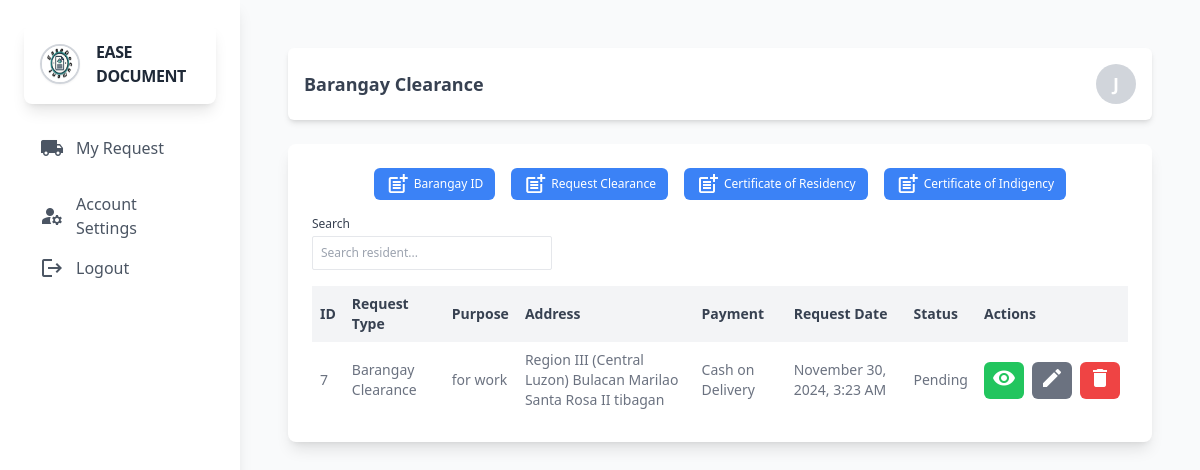
Page /resident/MyRequest.php (signed in) on the earlier database version.
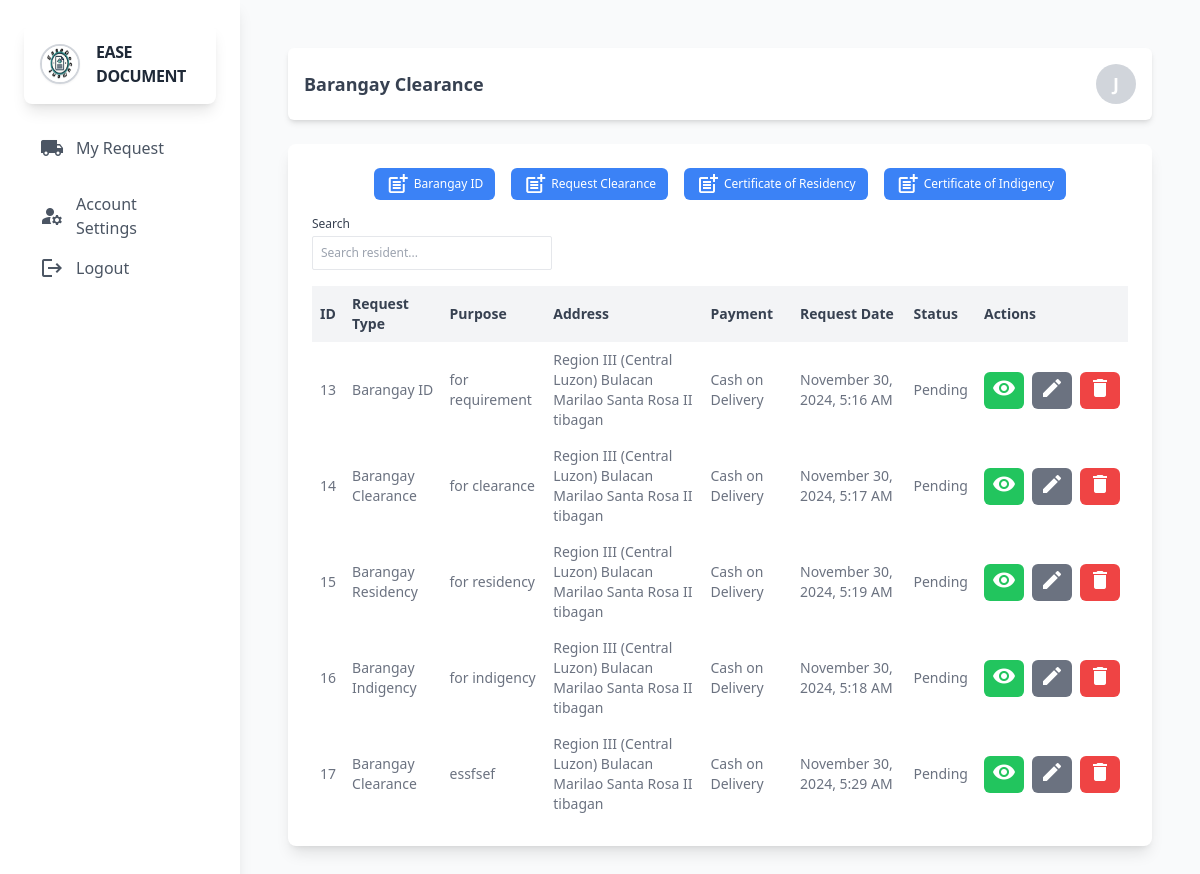
Same page on the later database version.
### tables this page shows
CREATE TABLE `centralize_request` (
  `cr_id` int(11) NOT NULL,
  `cr_code` varchar(60) NOT NULL,
  `cr_1X1_pic` varchar(255) DEFAULT NULL,
  `cr_Signature` varchar(255) DEFAULT NULL,
  `cr_purpose` text NOT NULL,
  `cr_price` decimal(10,2) NOT NULL,
  `cr_shipping_fee` decimal(10,3) NOT NULL,
  `cr_total` decimal(10,3) NOT NULL,
  `cr_address` varchar(255) NOT NULL,
  `cr_payment` varchar(60) NOT NULL,
  `cr_validId` varchar(255) NOT NULL,
  `cr_proofResidency` varchar(255) DEFAULT NULL,
  `cr_r_id` int(11) NOT NULL,
  `cr_formtype` varchar(60) NOT NULL,
  `cr_request_date` timestamp NOT NULL DEFAULT current_timestamp() ON UPDATE current_timestamp(),
  `cr_status` varchar(60) NOT NULL DEFAULT 'Pending'
);

### resident/backend/db.php (called while the page is built, shortened)
<?php
class db_connect
{
    public $host = db_host;
    public $user = db_user;
    public $pass = db_pass;
    public $name = db_name;
    public function connect()
    {
        try {
            $this->conn = new mysqli($this->host, $this->user, $this->pass, $this->name);
        } catch (\Throwable $th) {
            header("Location:setup.php");
        }
    }
}

### resident/backend/class.php (called while the page is built, shortened)
<?php
include ('db.php');
class global_class extends db_connect
{
    public function fetch_all_clearance_request($r_id){
        $query = "SELECT * FROM centralize_request WHERE cr_r_id = '$r_id'";
        $result = $this->conn->query($query);
        $items = [];
        if ($result && $result->num_rows > 0) {
            while ($row = $result->fetch_assoc()) {
                $items[] = $row;
            }
        }
        return $items;
    }
}
?>

### resident/backend/end-points/request_list.php (the view)
<?php
$fetch_all_clearance_request = $db->fetch_all_clearance_request($r_id);
if ($fetch_all_clearance_request): ?>
    <?php foreach ($fetch_all_clearance_request as $request):
       if($request['cr_status']=='Pending'){
        $editFunction = "";
        $tailwindclassEdit = "bg-gray-500 text-white py-1 px-2 text-sm rounded-md hover:bg-gray-600 focus:outline-none focus:ring-2 focus:ring-gray-400 focus:ring-opacity-75";
        $tailwindclassCancel = "bg-red-500 text-white py-1 px-2 text-sm rounded-md hover:bg-red-600 focus:outline-none focus:ring-2 focus:ring-red-400 focus:ring-opacity-75";
        } else {
        $requestStatus = "Declined";
        $editFunction = "disabled";
        $tailwindclassEdit = "bg-gray-300 text-white py-1 px-2 text-sm rounded-md";
        $tailwindclassCancel = "bg-red-300 text-white py-1 px-2 text-sm rounded-md";
       }
        ?>
      <tr>
    <td class="p-2"><?= $request['cr_id']; ?></td>
    <td class="p-2"><?= $request['cr_formtype']; ?></td>
    <td class="p-2"><?= $request['cr_purpose']; ?></td>
    <td class="p-2"><?= $request['cr_address']; ?></td>
    <td class="p-2"><?= $request['cr_payment']; ?></td>
    <td class="p-2">
        <?= (new DateTime($request['cr_request_date']))->format('F j, Y, g:i A'); ?>
    </td>
    <td class="p-2"><?= $request['cr_status']; ?></td>
    <td class="p-2">
        <div class="overflow-x-auto whitespace-nowrap">
            <div class="inline-flex gap-2">
                <button class="viewResidentModal bg-green-500 text-white py-1 px-2 text-sm rounded-md hover:bg-green-600 focus:outline-none focus:ring-2 focus:ring-green-400 focus:ring-opacity-75">
                    <span class="material-icons text-sm">visibility</span>
                </button>
                <button <?=$editFunction?> class="<?=$tailwindclassEdit?>">
                    <span class="material-icons text-sm" >edit</span>
                </button>
                <button <?=$editFunction?> class="<?=$tailwindclassCancel?>">
                    <span class="material-icons text-sm">delete</span>
                </button>
            </div>
        </div>
    </td>
</tr>
    <?php endforeach; ?>
<?php else: ?>
    <tr>
        <td colspan="5" class="p-2">No record found.</td>
    </tr>
<?php endif; ?>

### resident/components/header.php (shortened to what this page needs)
<?php
include('backend/class.php');
$db = new global_class();
?>
<!DOCTYPE html>
<html lang="en">
<head>
  <script src="https://cdn.tailwindcss.com"></script>
  <link rel="stylesheet" href="https://cdnjs.cloudflare.com/ajax/libs/AlertifyJS/1.13.1/css/alertify.css" />
</head>
<body class="bg-gray-100 font-sans antialiased">
  <div class="min-h-screen flex flex-col lg:flex-row">
<aside id="sidebar" class="bg-white shadow-lg w-64 lg:w-1/5 xl:w-1/6 p-6 space-y-6 lg:static fixed inset-y-0 left-0 z-50 transform -translate-x-full lg:translate-x-0 transition-transform duration-300 ease-in-out">
  <div class="flex items-center space-x-4 p-4 bg-white rounded-lg shadow-lg hover:shadow-xl transition-shadow duration-300">
  <img src="../assets/logo.jpeg" alt="Logo" class="w-10 h-10 rounded-full border-2 border-gray-300 shadow-sm transform transition-transform duration-300 hover:scale-105">
  <h1 class="text-1xl font-bold text-gray-800 tracking-tight text-left lg:text-left hover:text-indigo-600 transition-colors duration-300">EASE DOCUMENT</h1>
</div>
  <nav class="space-y-4 text-left lg:text-left">
      <a href="MyRequest.php" class="flex items-center lg:justify-start space-x-3 text-gray-600 hover:text-blue-500 hover:bg-gray-100 px-4 py-2 rounded-md transition-all duration-300">
          <span class="material-icons">local_shipping</span>
          <span>My Request</span>
      </a>
      <a href="return.php" class="flex items-center lg:justify-start space-x-3 text-gray-600 hover:text-blue-500 hover:bg-gray-100 px-4 py-2 rounded-md transition-all duration-300">
      <span class="material-icons">manage_accounts</span>
          <span>Account Settings</span>
      </a>
      <a href="logout.php">
          <button class="flex items-center lg:justify-start  space-x-3 text-gray-600 hover:text-red-500 hover:bg-gray-100 px-4 py-2 rounded-md transition-all duration-300">
              <span class="material-icons">logout</span>
              <span>Logout</span>
          </button>
        </a>
  </nav>
</aside>
    <main class="flex-1 bg-gray-50 p-8 lg:p-12">

### resident/MyRequest.php (shortened to what this page needs)
<?php
include "components/header.php";
?>
<div class="flex justify-between items-center bg-white p-4 mb-6 rounded-md shadow-md">
    <h2 class="text-lg font-semibold text-gray-700">Barangay Clearance</h2>
    <div class="w-10 h-10 bg-gray-300 rounded-full flex items-center justify-center text-lg font-bold text-white">
        <?php
        echo substr(ucfirst($_SESSION['r_fname']), 0, 1);
        ?>
    </div>
</div>
<div class="bg-white rounded-lg shadow-lg p-6">
   <div class="mb-4 flex items-center justify-center space-x-4">
   <button id="OpenBrgyIdModal" class="bg-blue-500 text-white py-1 px-3 text-xs rounded-md flex items-center hover:bg-blue-600 transition duration-300">
        <span class="material-icons mr-1 text-sm">post_add</span>
        Barangay ID
    </button>
    <button id="OpenClearanceModal" class="bg-blue-500 text-white py-1 px-3 text-xs rounded-md flex items-center hover:bg-blue-600 transition duration-300">
        <span class="material-icons mr-1 text-sm">post_add</span>
        Request Clearance
    </button>
    <button id="OpenResidencyModal" class="bg-blue-500 text-white py-1 px-3 text-xs rounded-md flex items-center hover:bg-blue-600 transition duration-300">
        <span class="material-icons mr-1 text-sm">post_add</span>
        Certificate of Residency
    </button>
    <button id="OpenIndigencyModal" class="bg-blue-500 text-white py-1 px-3 text-xs rounded-md flex items-center hover:bg-blue-600 transition duration-300">
        <span class="material-icons mr-1 text-sm">post_add</span>
        Certificate of Indigency
    </button>
</div>
    <div class="mb-4">
       <label for="searchInput" class="block text-xs text-gray-700 mb-1">Search</label>
       <input type="text" id="searchInput" class="p-2 border rounded-sm text-xs w-60" placeholder="Search resident...">
   </div>
    <div class="overflow-x-auto">
        <table id="userTable" class="display table-auto w-full text-sm text-left text-gray-500 dark:text-gray-400">
            <thead class="bg-gray-100 text-gray-700">
                <tr>
                    <th class="p-2">ID</th>
                    <th class="p-2">Request Type</th>
                    <th class="p-2">Purpose</th>
                    <th class="p-2">Address</th>
                    <th class="p-2">Payment</th>
                    <th class="p-2">Request Date</th>
                    <th class="p-2">Status</th>
                    <th class="p-2">Actions</th>
                </tr>
            </thead>
            <tbody>
                <?php include "backend/end-points/request_list.php"; ?>
            </tbody>
        </table>
    </div>
</div>
<?php include "components/footer.php";?>

### resident/components/footer.php (shortened to what this page needs)
 </main>
</div>
</body>
</html>

Differences in the rows shown:
removed centralize_request: cr_id "7", cr_formtype "Barangay Clearance", cr_purpose "for work", cr_address "Region III (Central Luzon) Bulacan Marilao Santa Rosa II tibagan", cr_payment "Cash on Delivery", cr_request_date "November 30, 2024, 3:23 AM", cr_status "Pending"
added centralize_request: cr_id "13", cr_formtype "Barangay ID", cr_purpose "for requirement", cr_address "Region III (Central Luzon) Bulacan Marilao Santa Rosa II tibagan", cr_payment "Cash on Delivery", cr_request_date "November 30, 2024, 5:16 AM", cr_status "Pending"
added centralize_request: cr_id "14", cr_formtype "Barangay Clearance", cr_purpose "for clearance", cr_address "Region III (Central Luzon) Bulacan Marilao Santa Rosa II tibagan", cr_payment "Cash on Delivery", cr_request_date "November 30, 2024, 5:17 AM", cr_status "Pending"
added centralize_request: cr_id "15", cr_formtype "Barangay Residency", cr_purpose "for residency", cr_address "Region III (Central Luzon) Bulacan Marilao Santa Rosa II tibagan", cr_payment "Cash on Delivery", cr_request_date "November 30, 2024, 5:19 AM", cr_status "Pending"
added centralize_request: cr_id "16", cr_formtype "Barangay Indigency", cr_purpose "for indigency", cr_address "Region III (Central Luzon) Bulacan Marilao Santa Rosa II tibagan", cr_payment "Cash on Delivery", cr_request_date "November 30, 2024, 5:18 AM", cr_status "Pending"
added centralize_request: cr_id "17", cr_formtype "Barangay Clearance", cr_purpose "essfsef", cr_address "Region III (Central Luzon) Bulacan Marilao Santa Rosa II tibagan", cr_payment "Cash on Delivery", cr_request_date "November 30, 2024, 5:29 AM", cr_status "Pending"
